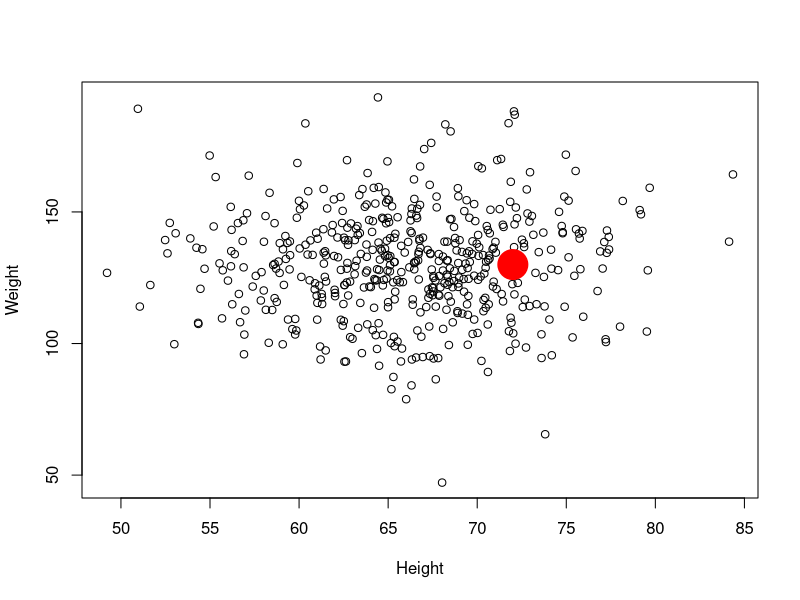

R code for this plot:
height.mean <- 66
height.sd   <-  6

weight.mean <- 130
weight.sd   <-  20

sim.height <- rnorm(500,mean=height.mean,sd=height.sd)
sim.weight <- rnorm(500,mean=weight.mean,sd=weight.sd)

plot(x=sim.height,y=sim.weight,
         xlab="Height",
         ylab="Weight")

points(72,130,col="red",cex=4,pch=21 ,new=T,bg="red")

par(new=F)
